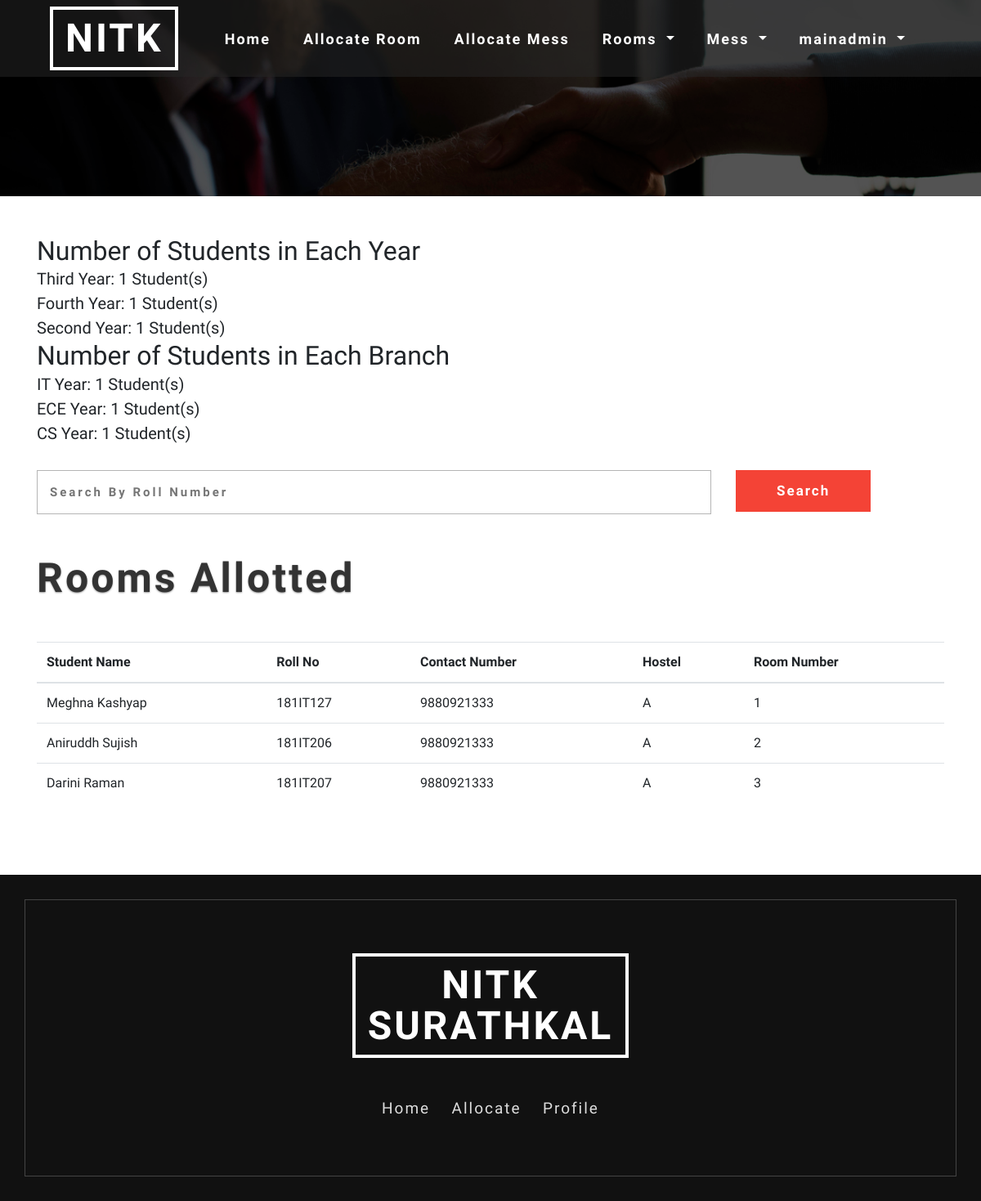
Screenshot of /allocated_rooms.php (signed in) with the database file from the repository.
### tables this page shows
CREATE TABLE `Student` (
  `Student_id` varchar(255) NOT NULL,
  `Fname` varchar(255) NOT NULL,
  `Lname` varchar(255) NOT NULL,
  `Mob_no` varchar(255) NOT NULL,
  `Dept` varchar(255) NOT NULL,
  `Year_of_study` varchar(255) NOT NULL,
  `Pwd` longtext NOT NULL,
  `Hostel_id` int(10) DEFAULT NULL,
  `Room_id` int(10) DEFAULT NULL,
  `Mess_id` int(10) DEFAULT NULL,
  `Mess_card_id` int(10) DEFAULT NULL,
  PRIMARY KEY (`Student_id`),
  KEY `Hostel_id` (`Hostel_id`),
  KEY `Room_id` (`Room_id`),
  KEY `Mess_id` (`Mess_id`),
  KEY `Mess_card_id` (`Mess_card_id`),
  CONSTRAINT `Student_ibfk_1` FOREIGN KEY (`Hostel_id`) REFERENCES `Hostel` (`Hostel_id`),
  CONSTRAINT `Student_ibfk_2` FOREIGN KEY (`Room_id`) REFERENCES `Room` (`Room_id`),
  CONSTRAINT `Student_ibfk_3` FOREIGN KEY (`Mess_id`) REFERENCES `Mess` (`Mess_id`),
  CONSTRAINT `Student_ibfk_4` FOREIGN KEY (`Mess_card_id`) REFERENCES `Mess_Allocation` (`Mess_card_id`)
);

CREATE TABLE `Hostel` (
  `Hostel_id` int(10) NOT NULL AUTO_INCREMENT,
  `Hostel_name` varchar(255) NOT NULL,
  `current_no_of_rooms` int(15) DEFAULT '0',
  `No_of_rooms` int(15) DEFAULT '5',
  `No_of_students` int(10) DEFAULT '0',
  PRIMARY KEY (`Hostel_id`)
);

CREATE TABLE `Room` (
  `Room_id` int(10) NOT NULL AUTO_INCREMENT,
  `Hostel_id` int(10) NOT NULL,
  `Room_No` int(10) NOT NULL,
  `Allocated` tinyint(1) DEFAULT NULL,
  PRIMARY KEY (`Room_id`),
  KEY `Hostel_id` (`Hostel_id`),
  CONSTRAINT `Room_ibfk_1` FOREIGN KEY (`Hostel_id`) REFERENCES `Hostel` (`Hostel_id`)
);

### allocated_rooms.php (the view, shortened to what this page needs)
<?php
  require 'includes/config.inc.php';
?>
<!DOCTYPE html>
<html lang="en">
<head>
	<link rel="stylesheet" href="web_home/css_home/bootstrap.css">
	<link rel="stylesheet" href="web_home/css_home/style.css" type="text/css" media="all" />
	<link rel="stylesheet" href="web_home/css_home/fontawesome-all.css">
</head>
<body>
<div class="inner-page-banner" id="home">
	<header>
		<div class="container agile-banner_nav">
			<nav class="navbar navbar-expand-lg navbar-light bg-light">
				<h1><a class="navbar-brand" href="home_manager.php">NITK <span class="display"></span></a></h1>
				<div class="collapse navbar-collapse justify-content-center" id="navbarSupportedContent">
					<ul class="navbar-nav ml-auto">
						<li class="nav-item">
							<a class="nav-link" href="home_manager.php">Home <span class="sr-only">(current)</span></a>
						</li>
						<li class="nav-item">
						<a class="nav-link" href="allocate_room.php">Allocate Room</a>
					</li>
					<li class="nav-item">
						<a class="nav-link" href="allocate_mess_card.php">Allocate Mess</a>
					</li>
					<li class="dropdown nav-item">
						<a href="#" class="dropdown-toggle nav-link" data-toggle="dropdown">Rooms
						</a>
					</li>
					<li class="dropdown nav-item">
						<a href="#" class="dropdown-toggle nav-link" data-toggle="dropdown">Mess
						</a>
					</li>
					<li class="dropdown nav-item">
						<a href="#" class="dropdown-toggle nav-link" data-toggle="dropdown"><?php echo $_SESSION['username']; ?>
						</a>
					</li>
					</ul>
				</div>
			</nav>
		</div>
	</header>
</div>
<section class="contact py-5">
	<div class="container">
			<?php
				$man_id=$_SESSION['hostel_id'];
			?>
			<div class="mail_grid_w3l">
				<h2> Number of Students in Each Year </h2>
				<?php
					$sql1 = "CALL SP_branch_year('year','$man_id');";
					$result1 = mysqli_query($conn,$sql1);
					while ($row1 = mysqli_fetch_array($result1)){
						echo "<p style='font-size: 20px;'>". $row1[0] . " Year: " . + $row1[1]. " Student(s) " ;
					}
					mysqli_next_result($conn);
				?>
				<h2> Number of Students in Each Branch </h2>
				<?php
					$sql1 = "CALL SP_branch_year('branch','$man_id');";
					$result1 = mysqli_query($conn,$sql1);
					while ($row1 = mysqli_fetch_array($result1)){
						echo "<p style='font-size: 20px;'>". $row1[0] . " Year: " . + $row1[1]. " Student(s) " ;
					}
					mysqli_next_result($conn);
				?>
				<br><br>
				<form action="allocated_rooms.php" method="post">
					<div class="row">
					        <div class="col-md-9">
							<input type="text" placeholder="Search by Roll Number" name="search_box">
							</div>
							<div class="col-md-3">
							<input type="submit" value="Search" name="search"></input>
							</div>
					</div>
				</form>
			</div>
	</div>
</section>
<div class="container">
<h2 class="heading text-capitalize mb-sm-5 mb-4"> Rooms Allotted </h2>
<?php
   $hostel_id = $_SESSION['hostel_id'];
   $query1 = "SELECT * FROM Student where Hostel_id = '$hostel_id'";
   $result1 = mysqli_query($conn,$query1);
   $query6 = "SELECT * FROM Hostel WHERE Hostel_id = '$hostel_id'";
   $result6 = mysqli_query($conn,$query6);
   $row6 = mysqli_fetch_assoc($result6);
   $hostel_name = $row6['Hostel_name'];
?>
  <table class="table table-hover">
    <thead>
      <tr>
        <th>Student Name</th>
        <th>Roll No</th>
        <th>Contact Number</th>
        <th>Hostel</th>
        <th>Room Number</th>
      </tr>
    </thead>
    <tbody>
    <?php
      if(mysqli_num_rows($result1)==0){
         echo '<tr><td colspan="4">No Rows Returned</td></tr>';
      }
      else{
      	while($row1 = mysqli_fetch_assoc($result1)){
            $room_id = $row1['Room_id'];
            $query7 = "SELECT * FROM Room WHERE Room_id = '$room_id'";
            $result7 = mysqli_query($conn,$query7);
            $row7 = mysqli_fetch_assoc($result7);
            $room_no = $row7['Room_No'];
            $student_name = $row1['Fname']." ".$row1['Lname'];
      		echo "<tr><td>{$student_name}</td><td>{$row1['Student_id']}</td><td>{$row1['Mob_no']}</td><td>{$hostel_name}</td><td>{$room_no}</td></tr>\n";
      	}
      }
    ?>
    </tbody>
  </table>
</div>
<br>
<br>
<br>
<footer class="py-5">
	<div class="container py-md-5">
		<div class="footer-logo mb-5 text-center">
			<a class="navbar-brand" href="http://www.nitk.ac.in/" target="_blank">NITK <span class="display"> SURATHKAL</span></a>
		</div>
		<div class="footer-grid">
			<div class="list-footer">
				<ul class="footer-nav text-center">
					<li>
						<a href="home_manager.php">Home</a>
					</li>
					<li>
						<a href="allocate_room.php">Allocate</a>
					</li>
					<li>
						<a href="admin/manager_profile.php">Profile</a>
					</li>
				</ul>
			</div>
		</div>
	</div>
</footer>
</body>
</html>

### web_home/css_home/style.css (style rules this page uses)
body { padding:0; margin:0; position:relative; font-family: 'Poiret One', cursive; }
body a { transition:0.5s all; -webkit-transition:0.5s all; -moz-transition:0.5s all; -o-transition:0.5s all; -ms-transition:0.5s all; }
input[type="button"],input[type="submit"],.contact-form input[type="submit"] { transition:0.5s all; -webkit-transition:0.5s all; -moz-transition:0.5s all; -o-transition:0.5s all; -ms-transition:0.5s all; }
h1,h2,h3,h4,h5,h6 { margin:0; }
p { margin:0; }
ul { margin:0; padding:0; }
header { position: absolute; z-index: 9; width: 100%; background: rgba(37, 37, 37, 0.54); }
.bg-light { background-color: transparent !important; }
h1 { font-size: inherit; }
.navbar-nav > li { margin-right: 1.5em; }
.navbar-light .navbar-nav .nav-link { color: #fff; font-size: 18px; font-weight: 700; letter-spacing: 2px; }
.navbar-light .navbar-brand { color: #fff; font-size: 3em; text-decoration: none; border: 4px solid #fff; text-transform: uppercase; font-weight: 700; margin: 0; text-align: center; letter-spacing: 3px; padding: 10px 15px; line-height: 50px; }
.navbar-brand span { display: block; }
h3.heading,h2.heading { font-size: 50px; font-weight: 700; letter-spacing: 3px; color: #333; text-shadow: 0 1px 2px rgba(0, 0, 0, 0.4); }
footer { background: #111; position: relative; z-index: 1; }
footer:after { position: absolute; content: ''; left: 30px; right: 30px; bottom: 30px; top: 30px; border: 1px solid #444; z-index: -1; }
.footer-logo a.navbar-brand { color: #fff; font-size: 3em; text-decoration: none; border: 4px solid #fff; text-transform: uppercase; font-weight: 700; margin: 0; letter-spacing: 3px; padding: 10px 15px; line-height: 50px; }
.footer-nav li { list-style-type: none; display: inline-block; margin: 0px .7em; border-bottom: 2px solid rgba(226, 222, 222, 0); }
ul.footer-nav li a { color: #ddd; font-size: 19px; letter-spacing: 2px; display: inline-block; }
.inner-page-banner { background: url(../images/1.jpg) no-repeat center; height: 20vw; background-size: cover; }
.mail_grid_w3l input[type="text"], .mail_grid_w3l input[type="email"],.mail_grid_w3l input[type="number"],.mail_grid_w3l input[type="password"], .mail_grid_w3l textarea { outline: none; padding: 15px; font-size: 15px; color: #777; background: none; width: 100%; border: 1px solid #b5b5b5; letter-spacing: 3px; font-weight: bold; text-transform: capitalize; }
.mail_grid_w3l input[type="submit"] { outline: none; padding: 13px 50px; font-size: 17px; color: #fff; font-weight: 600; background: #F44336; border: none; text-transform: capitalize; letter-spacing: 2px; }

### rows the page displays
student: student_name "Meghna Kashyap", Student_id "181IT127", Mob_no "9880921333", Hostel.Hostel_name "A", Room.Room_No "1"
student: student_name "Aniruddh Sujish", Student_id "181IT206", Mob_no "9880921333", Hostel.Hostel_name "A", Room.Room_No "2"
student: student_name "Darini Raman", Student_id "181IT207", Mob_no "9880921333", Hostel.Hostel_name "A", Room.Room_No "3"

### other values shown
$_SESSION['username'] "mainadmin"
$row1[0] "Third"
$row1[0] "Fourth"
$row1[0] "Second"
$row1[0] "IT"
$row1[0] "ECE"
$row1[0] "CS"
